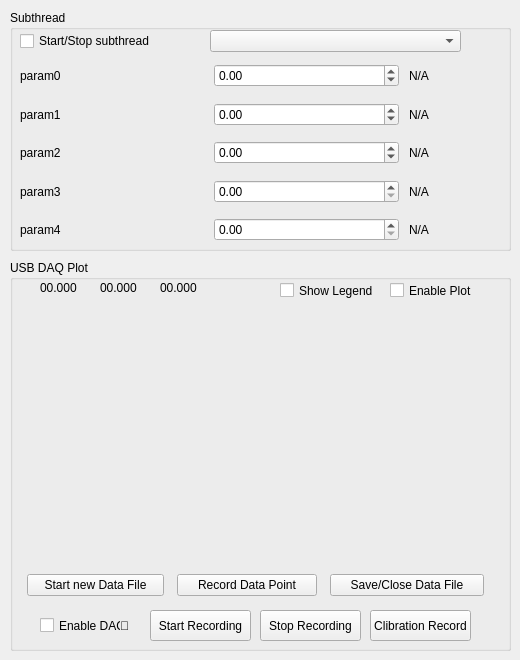
    <widget class="QWidget" name="tab_Subroutines">
     <attribute name="title">
      <string>Subroutines</string>
     </attribute>
     <widget class="QGroupBox" name="groupBox_Subthread">
      <property name="geometry">
       <rect>
        <x>10</x>
        <y>10</y>
        <width>501</width>
        <height>241</height>
       </rect>
      </property>
      <property name="title">
       <string>Subthread</string>
      </property>
      <widget class="QCheckBox" name="checkBox_startSubthread">
       <property name="enabled">
        <bool>true</bool>
       </property>
       <property name="geometry">
        <rect>
         <x>10</x>
         <y>20</y>
         <width>151</width>
         <height>22</height>
        </rect>
       </property>
       <property name="toolTip">
        <string>Controller Mode needs to be on &quot;Subroutine&quot; for Subroutine to start.</string>
       </property>
       <property name="text">
        <string>Start/Stop subthread</string>
       </property>
      </widget>
      <widget class="QComboBox" name="comboBox_subThread">
       <property name="geometry">
        <rect>
         <x>200</x>
         <y>20</y>
         <width>251</width>
         <height>22</height>
        </rect>
       </property>
       <property name="toolTip">
        <string>Select a subroutine</string>
       </property>
       <property name="statusTip">
        <string>Select a subroutine</string>
       </property>
       <item>
        <property name="text">
         <string/>
        </property>
       </item>
       <item>
        <property name="text">
         <string>Rotate in XY Plane</string>
        </property>
       </item>
       <item>
        <property name="text">
         <string>Rotate in XZ Plane</string>
        </property>
       </item>
       <item>
        <property name="text">
         <string>Rotate in YZ Plane</string>
        </property>
       </item>
       <item>
        <property name="text">
         <string>Oscillating Sawtooth Waveform</string>
        </property>
       </item>
       <item>
        <property name="text">
         <string>Oscillating Triangular Waveform</string>
        </property>
       </item>
       <item>
        <property name="text">
         <string>Oscillating Square Waveform</string>
        </property>
       </item>
       <item>
        <property name="text">
         <string>Oscillating Sinusoidal Waveform</string>
        </property>
       </item>
       <item>
        <property name="text">
         <string>Global Field in Spherical Coordinates</string>
        </property>
       </item>
       <item>
        <property name="text">
         <string>Calibration with Neural Network</string>
        </property>
       </item>
       <item>
        <property name="text">
         <string>Calibration with Model</string>
        </property>
       </item>
       <item>
        <property name="text">
         <string>Linearly Increasing Field</string>
        </property>
       </item>
       <item>
        <property name="text">
         <string>Rotate in (-X-Y)45andZ</string>
        </property>
       </item>
       <item>
        <property name="text">
         <string>Rotate in (X-Y)45andZ</string>
        </property>
       </item>
       <item>
        <property name="text">
         <string>Rotate in +45r_y</string>
        </property>
       </item>
       <item>
        <property name="text">
         <string>Rotate in -45r_y</string>
        </property>
       </item>
       <item>
        <property name="text">
         <string>Rotate in plane about +y at some degree</string>
        </property>
       </item>
      </widget>
      <widget class="QWidget" name="layoutWidget">
       <property name="geometry">
        <rect>
         <x>10</x>
         <y>50</y>
         <width>481</width>
         <height>186</height>
        </rect>
       </property>
       <layout class="QVBoxLayout" name="verticalLayout">
        <property name="spacing">
         <number>7</number>
        </property>
        <item>
         <layout class="QHBoxLayout" name="horizontalLayout_2" stretch="2,2,1">
          <property name="spacing">
           <number>10</number>
          </property>
          <item>
           <widget class="QLabel" name="lbl_subThreadParam0">
            <property name="text">
             <string>param0</string>
            </property>
           </widget>
          </item>
          <item>
           <widget class="QDoubleSpinBox" name="dsb_subThreadParam0">
            <property name="keyboardTracking">
             <bool>true</bool>
            </property>
            <property name="minimum">
             <double>-1000.000000000000000</double>
            </property>
            <property name="maximum">
             <double>1000.000000000000000</double>
            </property>
            <property name="singleStep">
             <double>1.000000000000000</double>
            </property>
           </widget>
          </item>
          <item>
           <widget class="QLabel" name="lbl_subThreadUnits0">
            <property name="text">
             <string>N/A</string>
            </property>
           </widget>
          </item>
         </layout>
        </item>
        <item>
         <layout class="QHBoxLayout" name="horizontalLayout_3" stretch="2,2,1">
          <property name="spacing">
           <number>10</number>
          </property>
          <item>
           <widget class="QLabel" name="lbl_subThreadParam1">
            <property name="text">
             <string>param1</string>
            </property>
           </widget>
          </item>
          <item>
           <widget class="QDoubleSpinBox" name="dsb_subThreadParam1">
            <property name="minimum">
             <double>-1000.000000000000000</double>
            </property>
            <property name="maximum">
             <double>1000.000000000000000</double>
            </property>
            <property name="singleStep">
             <double>1.000000000000000</double>
            </property>
           </widget>
          </item>
          <item>
           <widget class="QLabel" name="lbl_subThreadUnits1">
            <property name="text">
             <string>N/A</string>
            </property>
           </widget>
          </item>
         </layout>
        </item>
        <item>
         <layout class="QHBoxLayout" name="horizontalLayout_4" stretch="2,2,1">
          <property name="spacing">
           <number>10</number>
          </property>
          <item>
           <widget class="QLabel" name="lbl_subThreadParam2">
            <property name="text">
             <string>param2</string>
            </property>
           </widget>
          </item>
          <item>
           <widget class="QDoubleSpinBox" name="dsb_subThreadParam2">
            <property name="minimum">
             <double>-100.000000000000000</double>
            </property>
            <property name="maximum">
             <double>100.000000000000000</double>
            </property>
            <property name="singleStep">
             <double>1.000000000000000</double>
            </property>
           </widget>
          </item>
          <item>
           <widget class="QLabel" name="lbl_subThreadUnits2">
            <property name="text">
             <string>N/A</string>
            </property>
           </widget>
          </item>
         </layout>
        </item>
        <item>
         <layout class="QHBoxLayout" name="horizontalLayout_5" stretch="2,2,1">
          <property name="spacing">
           <number>10</number>
          </property>
          <item>
           <widget class="QLabel" name="lbl_subThreadParam3">
            <property name="text">
             <string>param3</string>
            </property>
           </widget>
          </item>
          <item>
           <widget class="QDoubleSpinBox" name="dsb_subThreadParam3">
            <property name="minimum">
             <double>0.000000000000000</double>
            </property>
            <property name="maximum">
             <double>100.000000000000000</double>
            </property>
            <property name="singleStep">
             <double>1.000000000000000</double>
            </property>
           </widget>
          </item>
          <item>
           <widget class="QLabel" name="lbl_subThreadUnits3">
            <property name="text">
             <string>N/A</string>
            </property>
           </widget>
          </item>
         </layout>
        </item>
        <item>
         <layout class="QHBoxLayout" name="horizontalLayout_6" stretch="2,2,1">
          <property name="spacing">
           <number>10</number>
          </property>
          <item>
           <widget class="QLabel" name="lbl_subThreadParam4">
            <property name="text">
             <string>param4</string>
            </property>
           </widget>
          </item>
          <item>
           <widget class="QDoubleSpinBox" name="dsb_subThreadParam4">
            <property name="minimum">
             <double>0.000000000000000</double>
            </property>
            <property name="maximum">
             <double>100.000000000000000</double>
            </property>
            <property name="singleStep">
             <double>1.000000000000000</double>
            </property>
           </widget>
          </item>
          <item>
           <widget class="QLabel" name="lbl_subThreadUnits4">
            <property name="text">
             <string>N/A</string>
            </property>
           </widget>
          </item>
         </layout>
        </item>
       </layout>
      </widget>
     </widget>
     <widget class="QGroupBox" name="groupBox_3">
      <property name="geometry">
       <rect>
        <x>10</x>
        <y>260</y>
        <width>501</width>
        <height>391</height>
       </rect>
      </property>
      <property name="title">
       <string>USB DAQ Plot</string>
      </property>
      <widget class="QCheckBox" name="checkBox_enableDAQLegend">
       <property name="geometry">
        <rect>
         <x>270</x>
         <y>20</y>
         <width>101</width>
         <height>21</height>
        </rect>
       </property>
       <property name="text">
        <string>Show Legend</string>
       </property>
       <property name="checked">
        <bool>false</bool>
       </property>
      </widget>
      <widget class="QCheckBox" name="checkBox_enableDAQPlot">
       <property name="geometry">
        <rect>
         <x>380</x>
         <y>20</y>
         <width>91</width>
         <height>21</height>
        </rect>
       </property>
       <property name="text">
        <string>Enable Plot</string>
       </property>
       <property name="checked">
        <bool>false</bool>
       </property>
      </widget>
      <widget class="QCustomPlot" name="plot_DAQ" native="true">
       <property name="geometry">
        <rect>
         <x>10</x>
         <y>50</y>
         <width>471</width>
         <height>251</height>
        </rect>
       </property>
      </widget>
      <widget class="QPushButton" name="pushButton_StartRecordDAQ">
       <property name="geometry">
        <rect>
         <x>140</x>
         <y>350</y>
         <width>101</width>
         <height>31</height>
        </rect>
       </property>
       <property name="text">
        <string>Start Recording</string>
       </property>
      </widget>
      <widget class="QPushButton" name="pushButton_StopRecordDAQ">
       <property name="geometry">
        <rect>
         <x>250</x>
         <y>350</y>
         <width>101</width>
         <height>31</height>
        </rect>
       </property>
       <property name="text">
        <string>Stop Recording</string>
       </property>
      </widget>
      <widget class="QCheckBox" name="checkBox_enableDAQ">
       <property name="geometry">
        <rect>
         <x>30</x>
         <y>350</y>
         <width>81</width>
         <height>31</height>
        </rect>
       </property>
       <property name="text">
        <string>Enable DAQ</string>
       </property>
       <property name="checked">
        <bool>false</bool>
       </property>
      </widget>
      <widget class="QLabel" name="label_DAQRecordIcon">
       <property name="geometry">
        <rect>
         <x>110</x>
         <y>350</y>
         <width>31</width>
         <height>31</height>
        </rect>
       </property>
       <property name="text">
        <string>🔴</string>
       </property>
      </widget>
      <widget class="QLabel" name="label_GaussmeterBx">
       <property name="geometry">
        <rect>
         <x>30</x>
         <y>20</y>
         <width>41</width>
         <height>16</height>
        </rect>
       </property>
       <property name="text">
        <string>00.000</string>
       </property>
      </widget>
      <widget class="QLabel" name="label_GaussmeterBy">
       <property name="geometry">
        <rect>
         <x>90</x>
         <y>20</y>
         <width>41</width>
         <height>16</height>
        </rect>
       </property>
       <property name="text">
        <string>00.000</string>
       </property>
      </widget>
      <widget class="QLabel" name="label_GaussmeterBz">
       <property name="geometry">
        <rect>
         <x>150</x>
         <y>20</y>
         <width>41</width>
         <height>16</height>
        </rect>
       </property>
       <property name="text">
        <string>00.000</string>
       </property>
      </widget>
      <widget class="QWidget" name="horizontalLayoutWidget_5">
       <property name="geometry">
        <rect>
         <x>10</x>
         <y>310</y>
         <width>471</width>
         <height>31</height>
        </rect>
       </property>
       <layout class="QHBoxLayout" name="horizontalLayout_20">
        <item>
         <spacer name="horizontalSpacer_4">
          <property name="orientation">
           <enum>Qt::Horizontal</enum>
          </property>
          <property name="sizeHint" stdset="0">
           <size>
            <width>40</width>
            <height>20</height>
           </size>
          </property>
         </spacer>
        </item>
        <item>
         <widget class="QPushButton" name="pushButton_openDiscreteDataFile">
          <property name="text">
           <string>    Start new Data File    </string>
          </property>
         </widget>
        </item>
        <item>
         <spacer name="horizontalSpacer_2">
          <property name="orientation">
           <enum>Qt::Horizontal</enum>
          </property>
          <property name="sizeHint" stdset="0">
           <size>
            <width>40</width>
            <height>20</height>
           </size>
          </property>
         </spacer>
        </item>
        <item>
         <widget class="QPushButton" name="pushButton_recordDiscreteDatapoint">
          <property name="text">
           <string>     Record Data Point     </string>
          </property>
         </widget>
        </item>
        <item>
         <spacer name="horizontalSpacer_3">
          <property name="orientation">
           <enum>Qt::Horizontal</enum>
          </property>
          <property name="sizeHint" stdset="0">
           <size>
            <width>40</width>
            <height>20</height>
           </size>
          </property>
         </spacer>
        </item>
        <item>
         <widget class="QPushButton" name="pushButton_closeDiscreteDataFile">
          <property name="text">
           <string>     Save/Close Data File     </string>
          </property>
         </widget>
        </item>
        <item>
         <spacer name="horizontalSpacer_5">
          <property name="orientation">
           <enum>Qt::Horizontal</enum>
          </property>
          <property name="sizeHint" stdset="0">
           <size>
            <width>40</width>
            <height>20</height>
           </size>
          </property>
         </spacer>
        </item>
       </layout>
      </widget>
      <widget class="QPushButton" name="pushButton_ClibrationRecord">
       <property name="geometry">
        <rect>
         <x>360</x>
         <y>350</y>
         <width>101</width>
         <height>31</height>
        </rect>
       </property>
       <property name="text">
        <string>Clibration Record</string>
       </property>
      </widget>
     </widget>
     <zorder>groupBox_3</zorder>
     <zorder>groupBox_Subthread</zorder>
    </widget>
